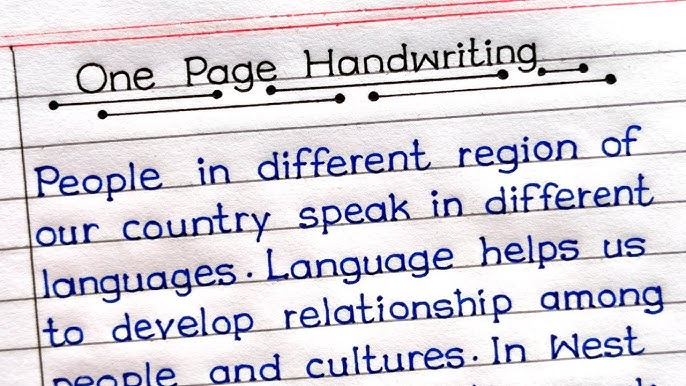
#> input picture Digitalize/smartnote-ml/input/note1.jpg, 686 x 386 px
$ python -i preprocess.py   (imports and definitions only)
#> lines starting #> are read from the running program, lines starting #| are printed output that depends on the picture
import cv2
import numpy as np


def preprocess_image(image_path):

#> called with image_path = 'input/note1.jpg'
    img = cv2.imread(image_path)
#> img is the input picture: shape (386, 686, 3); mean B, G, R 219.4, 210.7, 214.7

    if img is None:
        raise FileNotFoundError(f"Image not found: {image_path}")

    # -------------------------
    # STEP 4: Increase Resolution
    # -------------------------
    img = cv2.resize(
        img,
        None,
        fx=2,
        fy=2,
        interpolation=cv2.INTER_CUBIC
    )
#> img: shape (772, 1372, 3)

    # Convert to grayscale
    gray = cv2.cvtColor(img, cv2.COLOR_BGR2GRAY)
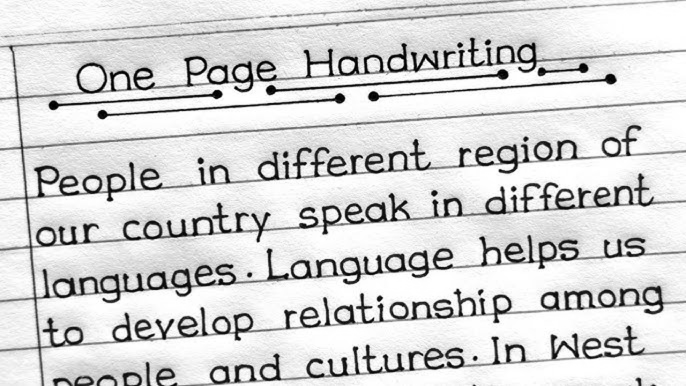
#> gray: shape (772, 1372) (shown at 1/2 size); min 0, max 255, mean 212.9

    # Improve contrast (CLAHE)
    clahe = cv2.createCLAHE(clipLimit=2.0, tileGridSize=(8, 8))
    enhanced = clahe.apply(gray)
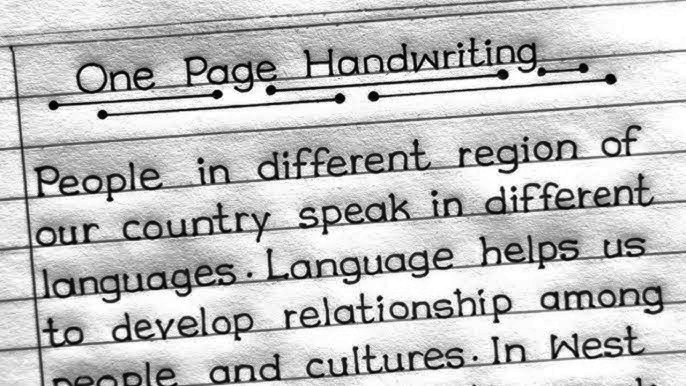
#> enhanced: shape (772, 1372) (shown at 1/2 size); min 0, max 255, mean 191.4

    # Remove noise
    denoised = cv2.fastNlMeansDenoising(
        enhanced,
        None,
        30,
        7,
        21
    )

    # -------------------------
    # STEP 3: Crop Margins
    # -------------------------
    h, w = denoised.shape
#> h = 772; w = 1372

    cropped = denoised[
        int(h * 0.1): int(h * 0.95),
        int(w * 0.05): int(w * 0.95)
    ]
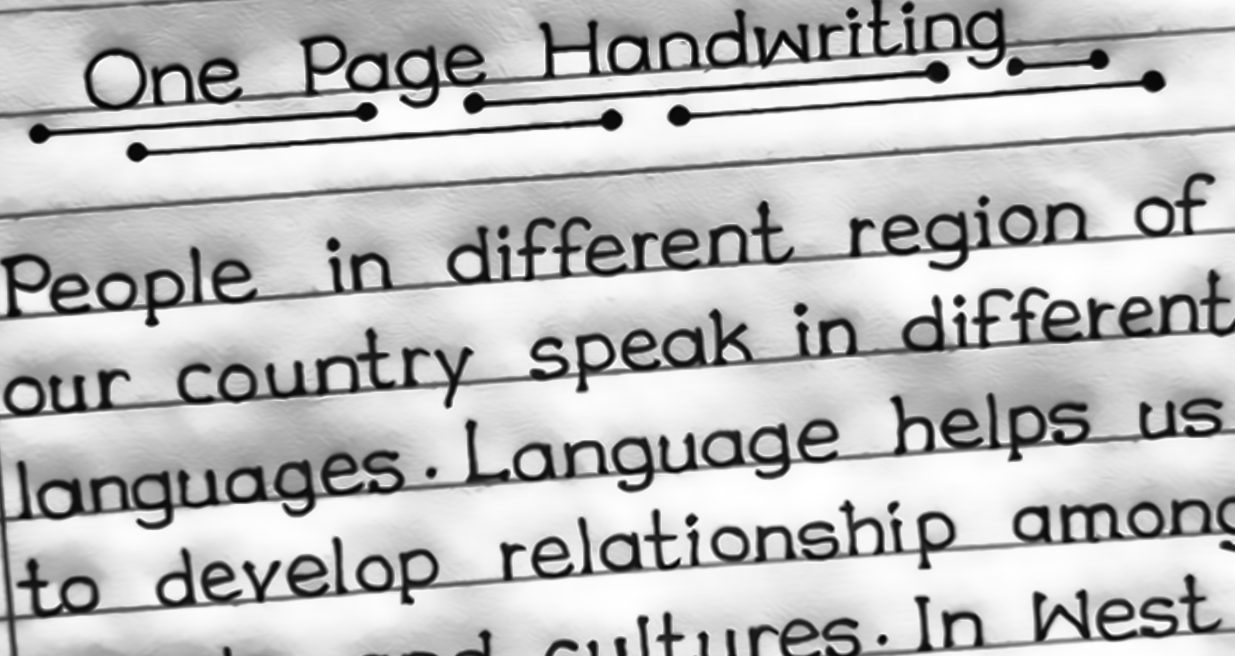
#> cropped: shape (656, 1235); min 3, max 255, mean 187.6

    return cropped

>>> result = preprocess_image('input/note1.jpg')
